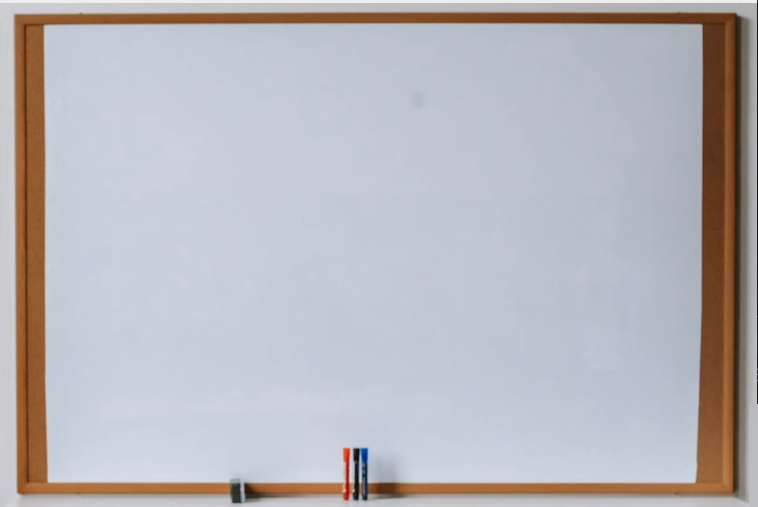
#> input picture Images/white_board.png, 758 x 507 px
$ python tempCodeRunnerFile.py
#> lines starting #> are read from the running program, lines starting #| are printed output that depends on the picture
import cv2
import os


image =cv2.imread(os.path.join("..","Images","white_board.png"))
#> image is the input picture: shape (507, 758, 3); mean B, G, R 188.1, 183, 183.5
print(image.shape)
#| (507, 758, 3)
# Line
# cv2.line(image,(x,y),(x,y),(color),thickness)
cv2.line(image,(50,50),(688,477),(0,0,255),2)
# Rectangle
cv2.rectangle(image,(100,400),(300,100),(255,0,0),2)
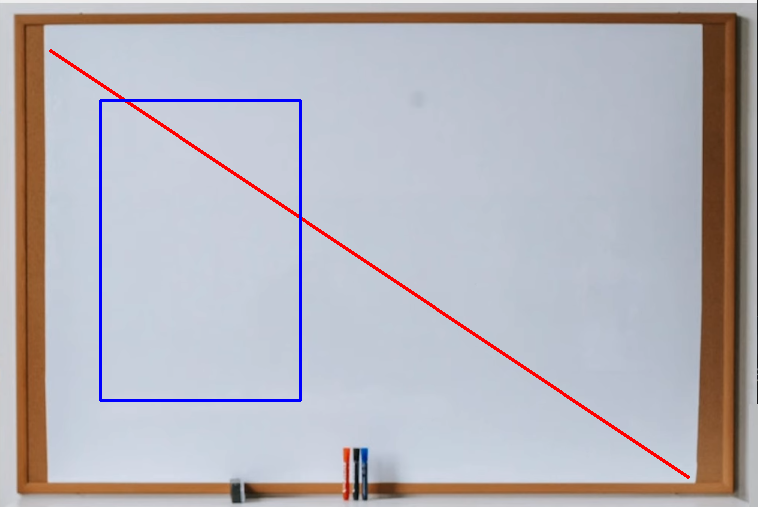
#> image: shape (507, 758, 3); mean B, G, R 187, 180.1, 182.4

cv2.imshow("Frame",image)
cv2.waitKey(0)
